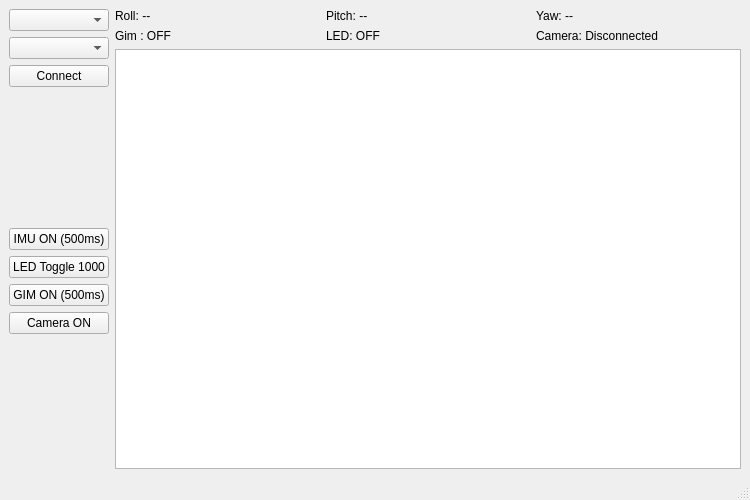
<?xml version="1.0" encoding="UTF-8"?>
<ui version="4.0">
 <class>MainWindow</class>
 <widget class="QMainWindow" name="MainWindow">
  <property name="geometry">
   <rect>
    <x>0</x>
    <y>0</y>
    <width>750</width>
    <height>500</height>
   </rect>
  </property>
  <property name="windowTitle">
   <string>STM32 Dashboard</string>
  </property>
  <widget class="QWidget" name="centralwidget">
   <layout class="QHBoxLayout" name="horizontalLayout">
    <item>
     <layout class="QVBoxLayout" name="leftControlLayout">
      <item>
       <widget class="QComboBox" name="portCombo"/>
      </item>
      <item>
       <widget class="QComboBox" name="baudCombo"/>
      </item>
      <item>
       <widget class="QPushButton" name="connectButton">
        <property name="text">
         <string>Connect</string>
        </property>
       </widget>
      </item>
      <item>
       <spacer name="verticalSpacer_1">
        <property name="orientation">
         <enum>Qt::Vertical</enum>
        </property>
        <property name="sizeHint" stdset="0">
         <size>
          <width>20</width>
          <height>20</height>
         </size>
        </property>
       </spacer>
      </item>
      <item>
       <widget class="QPushButton" name="btnToggleImu">
        <property name="text">
         <string>IMU ON (500ms)</string>
        </property>
       </widget>
      </item>
      <item>
       <widget class="QPushButton" name="btnToggleLed">
        <property name="text">
         <string>LED Toggle 1000</string>
        </property>
       </widget>
      </item>
      <item>
       <widget class="QPushButton" name="btnToggleGim">
        <property name="text">
         <string>GIM ON (500ms)</string>
        </property>
       </widget>
      </item>
      <item>
       <widget class="QPushButton" name="btnToggleCam">
        <property name="text">
         <string>Camera ON</string>
        </property>
       </widget>
      </item>
      <item>
       <spacer name="verticalSpacer_2">
        <property name="orientation">
         <enum>Qt::Vertical</enum>
        </property>
        <property name="sizeHint" stdset="0">
         <size>
          <width>20</width>
          <height>40</height>
         </size>
        </property>
       </spacer>
      </item>
     </layout>
    </item>
    <item>
     <layout class="QVBoxLayout" name="rightDisplayLayout">
      <item>
       <layout class="QGridLayout" name="sensorDataLayout">
        <item row="0" column="0">
         <widget class="QLabel" name="lblRoll">
          <property name="text">
           <string>Roll: --</string>
          </property>
         </widget>
        </item>
        <item row="0" column="1">
         <widget class="QLabel" name="lblPitch">
          <property name="text">
           <string>Pitch: --</string>
          </property>
         </widget>
        </item>
        <item row="0" column="2">
         <widget class="QLabel" name="lblYaw">
          <property name="text">
           <string>Yaw: --</string>
          </property>
         </widget>
        </item>
        <item row="1" column="0">
         <widget class="QLabel" name="lblGim">
          <property name="text">
           <string>Gim : OFF</string>
          </property>
         </widget>
        </item>
        <item row="1" column="1">
         <widget class="QLabel" name="lblLed">
          <property name="text">
           <string>LED: OFF</string>
          </property>
         </widget>
        </item>
        <item row="1" column="2">
         <widget class="QLabel" name="lblCamState">
          <property name="text">
           <string>Camera: Disconnected</string>
          </property>
         </widget>
        </item>
       </layout>
      </item>
      <item>
       <widget class="QTextBrowser" name="textBrowser"/>
      </item>
     </layout>
    </item>
   </layout>
  </widget>
  <widget class="QStatusBar" name="statusbar"/>
 </widget>
 <resources/>
 <connections/>
</ui>
